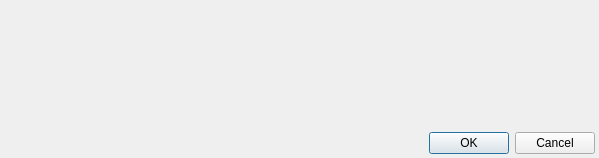
<?xml version="1.0" encoding="UTF-8"?>
<ui version="4.0">
 <class>CCoordinateDialog</class>
 <widget class="QDialog" name="CCoordinateDialog">
  <property name="geometry">
   <rect>
    <x>0</x>
    <y>0</y>
    <width>599</width>
    <height>158</height>
   </rect>
  </property>
  <property name="windowTitle">
   <string>Coordinates</string>
  </property>
  <layout class="QVBoxLayout" name="vl_CoordinateDialog">
   <property name="spacing">
    <number>1</number>
   </property>
   <property name="leftMargin">
    <number>4</number>
   </property>
   <property name="topMargin">
    <number>4</number>
   </property>
   <property name="rightMargin">
    <number>4</number>
   </property>
   <property name="bottomMargin">
    <number>4</number>
   </property>
   <item alignment="Qt::AlignTop">
    <widget class="swift::gui::editors::CCoordinateForm" name="editor_Coordinate">
     <property name="sizePolicy">
      <sizepolicy hsizetype="Preferred" vsizetype="Preferred">
       <horstretch>0</horstretch>
       <verstretch>0</verstretch>
      </sizepolicy>
     </property>
     <property name="minimumSize">
      <size>
       <width>0</width>
       <height>0</height>
      </size>
     </property>
     <property name="frameShape">
      <enum>QFrame::StyledPanel</enum>
     </property>
     <property name="frameShadow">
      <enum>QFrame::Raised</enum>
     </property>
    </widget>
   </item>
   <item>
    <widget class="QDialogButtonBox" name="bb_CoordinateDialog">
     <property name="orientation">
      <enum>Qt::Horizontal</enum>
     </property>
     <property name="standardButtons">
      <set>QDialogButtonBox::Cancel|QDialogButtonBox::Ok</set>
     </property>
    </widget>
   </item>
  </layout>
 </widget>
 <customwidgets>
  <customwidget>
   <class>swift::gui::editors::CCoordinateForm</class>
   <extends>QFrame</extends>
   <header>gui/editors/coordinateform.h</header>
   <container>1</container>
  </customwidget>
 </customwidgets>
 <resources/>
 <connections>
  <connection>
   <sender>bb_CoordinateDialog</sender>
   <signal>accepted()</signal>
   <receiver>CCoordinateDialog</receiver>
   <slot>accept()</slot>
   <hints>
    <hint type="sourcelabel">
     <x>248</x>
     <y>254</y>
    </hint>
    <hint type="destinationlabel">
     <x>157</x>
     <y>274</y>
    </hint>
   </hints>
  </connection>
  <connection>
   <sender>bb_CoordinateDialog</sender>
   <signal>rejected()</signal>
   <receiver>CCoordinateDialog</receiver>
   <slot>reject()</slot>
   <hints>
    <hint type="sourcelabel">
     <x>316</x>
     <y>260</y>
    </hint>
    <hint type="destinationlabel">
     <x>286</x>
     <y>274</y>
    </hint>
   </hints>
  </connection>
 </connections>
</ui>
